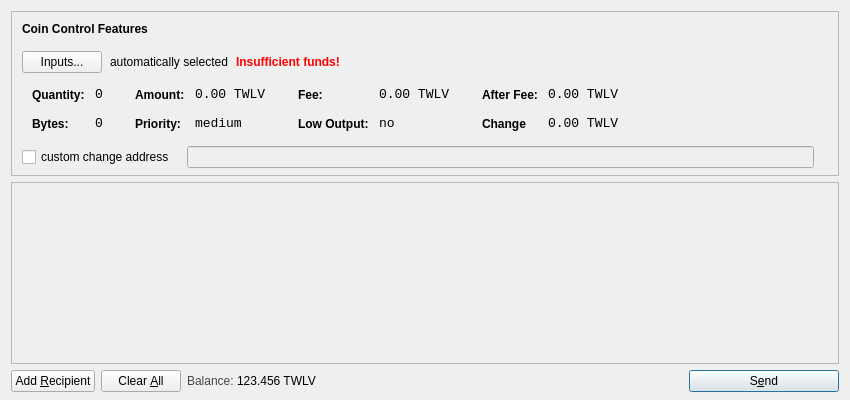
<?xml version="1.0" encoding="UTF-8"?>
<ui version="4.0">
 <class>SendCoinsDialog</class>
 <widget class="QDialog" name="SendCoinsDialog">
  <property name="geometry">
   <rect>
    <x>0</x>
    <y>0</y>
    <width>850</width>
    <height>400</height>
   </rect>
  </property>
  <property name="windowTitle">
   <string>Send Coins</string>
  </property>
  <layout class="QVBoxLayout" name="verticalLayout" stretch="0,1,0">
   <property name="bottomMargin">
    <number>8</number>
   </property>
   <item>
    <widget class="QFrame" name="frameCoinControl">
     <property name="sizePolicy">
      <sizepolicy hsizetype="Expanding" vsizetype="Expanding">
       <horstretch>0</horstretch>
       <verstretch>0</verstretch>
      </sizepolicy>
     </property>
     <property name="maximumSize">
      <size>
       <width>16777215</width>
       <height>16777215</height>
      </size>
     </property>
     <property name="frameShape">
      <enum>QFrame::StyledPanel</enum>
     </property>
     <property name="frameShadow">
      <enum>QFrame::Sunken</enum>
     </property>
     <layout class="QVBoxLayout" name="verticalLayoutCoinControl2">
      <property name="spacing">
       <number>6</number>
      </property>
      <property name="leftMargin">
       <number>0</number>
      </property>
      <property name="topMargin">
       <number>0</number>
      </property>
      <property name="rightMargin">
       <number>0</number>
      </property>
      <property name="bottomMargin">
       <number>6</number>
      </property>
      <item>
       <layout class="QVBoxLayout" name="verticalLayoutCoinControl" stretch="0,0,0,0,1">
        <property name="spacing">
         <number>0</number>
        </property>
        <property name="leftMargin">
         <number>10</number>
        </property>
        <property name="topMargin">
         <number>10</number>
        </property>
        <item>
         <layout class="QHBoxLayout" name="horizontalLayoutCoinControl1">
          <property name="bottomMargin">
           <number>15</number>
          </property>
          <item>
           <widget class="QLabel" name="labelCoinControlFeatures">
            <property name="sizePolicy">
             <sizepolicy hsizetype="Preferred" vsizetype="Maximum">
              <horstretch>0</horstretch>
              <verstretch>0</verstretch>
             </sizepolicy>
            </property>
            <property name="font">
             <font>
              <weight>75</weight>
              <bold>true</bold>
             </font>
            </property>
            <property name="styleSheet">
             <string notr="true">font-weight:bold;</string>
            </property>
            <property name="text">
             <string>Coin Control Features</string>
            </property>
           </widget>
          </item>
         </layout>
        </item>
        <item>
         <layout class="QHBoxLayout" name="horizontalLayoutCoinControl2" stretch="0,0,0,0">
          <property name="spacing">
           <number>8</number>
          </property>
          <property name="bottomMargin">
           <number>10</number>
          </property>
          <item>
           <widget class="QPushButton" name="pushButtonCoinControl">
            <property name="styleSheet">
             <string notr="true"/>
            </property>
            <property name="text">
             <string>Inputs...</string>
            </property>
           </widget>
          </item>
          <item>
           <widget class="QLabel" name="labelCoinControlAutomaticallySelected">
            <property name="text">
             <string>automatically selected</string>
            </property>
            <property name="margin">
             <number>5</number>
            </property>
           </widget>
          </item>
          <item>
           <widget class="QLabel" name="labelCoinControlInsuffFunds">
            <property name="font">
             <font>
              <weight>75</weight>
              <bold>true</bold>
             </font>
            </property>
            <property name="styleSheet">
             <string notr="true">color:red;font-weight:bold;</string>
            </property>
            <property name="text">
             <string>Insufficient funds!</string>
            </property>
            <property name="margin">
             <number>5</number>
            </property>
           </widget>
          </item>
          <item>
           <spacer name="horizontalSpacerCoinControl">
            <property name="orientation">
             <enum>Qt::Horizontal</enum>
            </property>
            <property name="sizeHint" stdset="0">
             <size>
              <width>40</width>
              <height>1</height>
             </size>
            </property>
           </spacer>
          </item>
         </layout>
        </item>
        <item>
         <widget class="QWidget" name="widgetCoinControl" native="true">
          <property name="sizePolicy">
           <sizepolicy hsizetype="Preferred" vsizetype="Preferred">
            <horstretch>0</horstretch>
            <verstretch>0</verstretch>
           </sizepolicy>
          </property>
          <property name="minimumSize">
           <size>
            <width>0</width>
            <height>0</height>
           </size>
          </property>
          <property name="styleSheet">
           <string notr="true"/>
          </property>
          <layout class="QHBoxLayout" name="horizontalLayoutCoinControl5">
           <property name="margin">
            <number>0</number>
           </property>
           <item>
            <layout class="QHBoxLayout" name="horizontalLayoutCoinControl3" stretch="0,0,0,1">
             <property name="spacing">
              <number>20</number>
             </property>
             <property name="topMargin">
              <number>0</number>
             </property>
             <property name="bottomMargin">
              <number>10</number>
             </property>
             <item>
              <layout class="QFormLayout" name="formLayoutCoinControl1">
               <property name="horizontalSpacing">
                <number>10</number>
               </property>
               <property name="verticalSpacing">
                <number>14</number>
               </property>
               <property name="leftMargin">
                <number>10</number>
               </property>
               <property name="topMargin">
                <number>4</number>
               </property>
               <property name="rightMargin">
                <number>6</number>
               </property>
               <item row="0" column="0">
                <widget class="QLabel" name="labelCoinControlQuantityText">
                 <property name="styleSheet">
                  <string notr="true">font-weight:bold;</string>
                 </property>
                 <property name="text">
                  <string>Quantity:</string>
                 </property>
                 <property name="margin">
                  <number>0</number>
                 </property>
                </widget>
               </item>
               <item row="0" column="1">
                <widget class="QLabel" name="labelCoinControlQuantity">
                 <property name="font">
                  <font>
                   <family>Monospace</family>
                   <pointsize>10</pointsize>
                  </font>
                 </property>
                 <property name="cursor">
                  <cursorShape>IBeamCursor</cursorShape>
                 </property>
                 <property name="contextMenuPolicy">
                  <enum>Qt::ActionsContextMenu</enum>
                 </property>
                 <property name="text">
                  <string>0</string>
                 </property>
                 <property name="margin">
                  <number>0</number>
                 </property>
                 <property name="textInteractionFlags">
                  <set>Qt::LinksAccessibleByMouse|Qt::TextSelectableByKeyboard|Qt::TextSelectableByMouse</set>
                 </property>
                </widget>
               </item>
               <item row="1" column="0">
                <widget class="QLabel" name="labelCoinControlBytesText">
                 <property name="styleSheet">
                  <string notr="true">font-weight:bold;</string>
                 </property>
                 <property name="text">
                  <string>Bytes:</string>
                 </property>
                </widget>
               </item>
               <item row="1" column="1">
                <widget class="QLabel" name="labelCoinControlBytes">
                 <property name="font">
                  <font>
                   <family>Monospace</family>
                   <pointsize>10</pointsize>
                  </font>
                 </property>
                 <property name="cursor">
                  <cursorShape>IBeamCursor</cursorShape>
                 </property>
                 <property name="contextMenuPolicy">
                  <enum>Qt::ActionsContextMenu</enum>
                 </property>
                 <property name="text">
                  <string>0</string>
                 </property>
                 <property name="textInteractionFlags">
                  <set>Qt::LinksAccessibleByMouse|Qt::TextSelectableByKeyboard|Qt::TextSelectableByMouse</set>
                 </property>
                </widget>
               </item>
              </layout>
             </item>
             <item>
              <layout class="QFormLayout" name="formLayoutCoinControl2">
               <property name="horizontalSpacing">
                <number>10</number>
               </property>
               <property name="verticalSpacing">
                <number>14</number>
               </property>
               <property name="leftMargin">
                <number>6</number>
               </property>
               <property name="topMargin">
                <number>4</number>
               </property>
               <property name="rightMargin">
                <number>6</number>
               </property>
               <item row="0" column="0">
                <widget class="QLabel" name="labelCoinControlAmountText">
                 <property name="styleSheet">
                  <string notr="true">font-weight:bold;</string>
                 </property>
                 <property name="text">
                  <string>Amount:</string>
                 </property>
                 <property name="margin">
                  <number>0</number>
                 </property>
                </widget>
               </item>
               <item row="0" column="1">
                <widget class="QLabel" name="labelCoinControlAmount">
                 <property name="font">
                  <font>
                   <family>Monospace</family>
                   <pointsize>10</pointsize>
                  </font>
                 </property>
                 <property name="cursor">
                  <cursorShape>IBeamCursor</cursorShape>
                 </property>
                 <property name="contextMenuPolicy">
                  <enum>Qt::ActionsContextMenu</enum>
                 </property>
                 <property name="text">
                  <string>0.00 TWLV</string>
                 </property>
                 <property name="textInteractionFlags">
                  <set>Qt::LinksAccessibleByMouse|Qt::TextSelectableByKeyboard|Qt::TextSelectableByMouse</set>
                 </property>
                </widget>
               </item>
               <item row="1" column="0">
                <widget class="QLabel" name="labelCoinControlPriorityText">
                 <property name="styleSheet">
                  <string notr="true">font-weight:bold;</string>
                 </property>
                 <property name="text">
                  <string>Priority:</string>
                 </property>
                </widget>
               </item>
               <item row="1" column="1">
                <widget class="QLabel" name="labelCoinControlPriority">
                 <property name="font">
                  <font>
                   <family>Monospace</family>
                   <pointsize>10</pointsize>
                  </font>
                 </property>
                 <property name="cursor">
                  <cursorShape>IBeamCursor</cursorShape>
                 </property>
                 <property name="contextMenuPolicy">
                  <enum>Qt::ActionsContextMenu</enum>
                 </property>
                 <property name="text">
                  <string>medium</string>
                 </property>
                 <property name="textInteractionFlags">
                  <set>Qt::LinksAccessibleByMouse|Qt::TextSelectableByKeyboard|Qt::TextSelectableByMouse</set>
                 </property>
                </widget>
               </item>
              </layout>
             </item>
             <item>
              <layout class="QFormLayout" name="formLayoutCoinControl3">
               <property name="horizontalSpacing">
                <number>10</number>
               </property>
               <property name="verticalSpacing">
                <number>14</number>
               </property>
               <property name="leftMargin">
                <number>6</number>
               </property>
               <property name="topMargin">
                <number>4</number>
               </property>
               <property name="rightMargin">
                <number>6</number>
               </property>
               <item row="0" column="0">
                <widget class="QLabel" name="labelCoinControlFeeText">
                 <property name="styleSheet">
                  <string notr="true">font-weight:bold;</string>
                 </property>
                 <property name="text">
                  <string>Fee:</string>
                 </property>
                 <property name="margin">
                  <number>0</number>
                 </property>
                </widget>
               </item>
               <item row="0" column="1">
                <widget class="QLabel" name="labelCoinControlFee">
                 <property name="font">
                  <font>
                   <family>Monospace</family>
                   <pointsize>10</pointsize>
                  </font>
                 </property>
                 <property name="cursor">
                  <cursorShape>IBeamCursor</cursorShape>
                 </property>
                 <property name="contextMenuPolicy">
                  <enum>Qt::ActionsContextMenu</enum>
                 </property>
                 <property name="text">
                  <string>0.00 TWLV</string>
                 </property>
                 <property name="textInteractionFlags">
                  <set>Qt::LinksAccessibleByMouse|Qt::TextSelectableByKeyboard|Qt::TextSelectableByMouse</set>
                 </property>
                </widget>
               </item>
               <item row="1" column="0">
                <widget class="QLabel" name="labelCoinControlLowOutputText">
                 <property name="styleSheet">
                  <string notr="true">font-weight:bold;</string>
                 </property>
                 <property name="text">
                  <string>Low Output:</string>
                 </property>
                </widget>
               </item>
               <item row="1" column="1">
                <widget class="QLabel" name="labelCoinControlLowOutput">
                 <property name="font">
                  <font>
                   <family>Monospace</family>
                   <pointsize>10</pointsize>
                  </font>
                 </property>
                 <property name="cursor">
                  <cursorShape>IBeamCursor</cursorShape>
                 </property>
                 <property name="contextMenuPolicy">
                  <enum>Qt::ActionsContextMenu</enum>
                 </property>
                 <property name="text">
                  <string>no</string>
                 </property>
                 <property name="textInteractionFlags">
                  <set>Qt::LinksAccessibleByMouse|Qt::TextSelectableByKeyboard|Qt::TextSelectableByMouse</set>
                 </property>
                </widget>
               </item>
              </layout>
             </item>
             <item>
              <layout class="QFormLayout" name="formLayoutCoinControl4">
               <property name="horizontalSpacing">
                <number>10</number>
               </property>
               <property name="verticalSpacing">
                <number>14</number>
               </property>
               <property name="leftMargin">
                <number>6</number>
               </property>
               <property name="topMargin">
                <number>4</number>
               </property>
               <property name="rightMargin">
                <number>6</number>
               </property>
               <item row="0" column="0">
                <widget class="QLabel" name="labelCoinControlAfterFeeText">
                 <property name="styleSheet">
                  <string notr="true">font-weight:bold;</string>
                 </property>
                 <property name="text">
                  <string>After Fee:</string>
                 </property>
                 <property name="margin">
                  <number>0</number>
                 </property>
                </widget>
               </item>
               <item row="0" column="1">
                <widget class="QLabel" name="labelCoinControlAfterFee">
                 <property name="font">
                  <font>
                   <family>Monospace</family>
                   <pointsize>10</pointsize>
                  </font>
                 </property>
                 <property name="cursor">
                  <cursorShape>IBeamCursor</cursorShape>
                 </property>
                 <property name="contextMenuPolicy">
                  <enum>Qt::ActionsContextMenu</enum>
                 </property>
                 <property name="text">
                  <string>0.00 TWLV</string>
                 </property>
                 <property name="textInteractionFlags">
                  <set>Qt::LinksAccessibleByMouse|Qt::TextSelectableByKeyboard|Qt::TextSelectableByMouse</set>
                 </property>
                </widget>
               </item>
               <item row="1" column="0">
                <widget class="QLabel" name="labelCoinControlChangeText">
                 <property name="styleSheet">
                  <string notr="true">font-weight:bold;</string>
                 </property>
                 <property name="text">
                  <string>Change</string>
                 </property>
                </widget>
               </item>
               <item row="1" column="1">
                <widget class="QLabel" name="labelCoinControlChange">
                 <property name="font">
                  <font>
                   <family>Monospace</family>
                   <pointsize>10</pointsize>
                  </font>
                 </property>
                 <property name="cursor">
                  <cursorShape>IBeamCursor</cursorShape>
                 </property>
                 <property name="contextMenuPolicy">
                  <enum>Qt::ActionsContextMenu</enum>
                 </property>
                 <property name="text">
                  <string>0.00 TWLV</string>
                 </property>
                 <property name="textInteractionFlags">
                  <set>Qt::LinksAccessibleByMouse|Qt::TextSelectableByKeyboard|Qt::TextSelectableByMouse</set>
                 </property>
                </widget>
               </item>
              </layout>
             </item>
            </layout>
           </item>
          </layout>
         </widget>
        </item>
        <item>
         <layout class="QHBoxLayout" name="horizontalLayoutCoinControl4" stretch="0,0,0">
          <property name="spacing">
           <number>12</number>
          </property>
          <property name="sizeConstraint">
           <enum>QLayout::SetDefaultConstraint</enum>
          </property>
          <property name="topMargin">
           <number>5</number>
          </property>
          <property name="rightMargin">
           <number>5</number>
          </property>
          <item>
           <widget class="QCheckBox" name="checkBoxCoinControlChange">
            <property name="text">
             <string>custom change address</string>
            </property>
           </widget>
          </item>
          <item>
           <widget class="QLineEdit" name="lineEditCoinControlChange">
            <property name="enabled">
             <bool>false</bool>
            </property>
            <property name="sizePolicy">
             <sizepolicy hsizetype="Expanding" vsizetype="Fixed">
              <horstretch>0</horstretch>
              <verstretch>0</verstretch>
             </sizepolicy>
            </property>
           </widget>
          </item>
          <item>
           <widget class="QLabel" name="labelCoinControlChangeLabel">
            <property name="sizePolicy">
             <sizepolicy hsizetype="Preferred" vsizetype="Expanding">
              <horstretch>0</horstretch>
              <verstretch>0</verstretch>
             </sizepolicy>
            </property>
            <property name="minimumSize">
             <size>
              <width>0</width>
              <height>0</height>
             </size>
            </property>
            <property name="text">
             <string/>
            </property>
            <property name="margin">
             <number>3</number>
            </property>
           </widget>
          </item>
         </layout>
        </item>
        <item>
         <spacer name="verticalSpacerCoinControl">
          <property name="orientation">
           <enum>Qt::Vertical</enum>
          </property>
          <property name="sizeHint" stdset="0">
           <size>
            <width>800</width>
            <height>1</height>
           </size>
          </property>
         </spacer>
        </item>
       </layout>
      </item>
     </layout>
    </widget>
   </item>
   <item>
    <widget class="QScrollArea" name="scrollArea">
     <property name="widgetResizable">
      <bool>true</bool>
     </property>
     <widget class="QWidget" name="scrollAreaWidgetContents">
      <property name="geometry">
       <rect>
        <x>0</x>
        <y>0</y>
        <width>830</width>
        <height>156</height>
       </rect>
      </property>
      <layout class="QVBoxLayout" name="verticalLayout_2">
       <property name="margin">
        <number>0</number>
       </property>
       <item>
        <layout class="QVBoxLayout" name="entries">
         <property name="spacing">
          <number>6</number>
         </property>
        </layout>
       </item>
       <item>
        <spacer name="verticalSpacer">
         <property name="orientation">
          <enum>Qt::Vertical</enum>
         </property>
         <property name="sizeHint" stdset="0">
          <size>
           <width>20</width>
           <height>40</height>
          </size>
         </property>
        </spacer>
       </item>
      </layout>
     </widget>
    </widget>
   </item>
   <item>
    <layout class="QHBoxLayout" name="horizontalLayout">
     <item>
      <widget class="QPushButton" name="addButton">
       <property name="toolTip">
        <string>Send to multiple recipients at once</string>
       </property>
       <property name="text">
        <string>Add &amp;Recipient</string>
       </property>
       <property name="icon">
        <iconset resource="../bitcoin.qrc">
         <normaloff>:/icons/add</normaloff>:/icons/add</iconset>
       </property>
       <property name="autoDefault">
        <bool>false</bool>
       </property>
      </widget>
     </item>
     <item>
      <widget class="QPushButton" name="clearButton">
       <property name="sizePolicy">
        <sizepolicy hsizetype="Minimum" vsizetype="Fixed">
         <horstretch>0</horstretch>
         <verstretch>0</verstretch>
        </sizepolicy>
       </property>
       <property name="toolTip">
        <string>Remove all transaction fields</string>
       </property>
       <property name="text">
        <string>Clear &amp;All</string>
       </property>
       <property name="icon">
        <iconset resource="../bitcoin.qrc">
         <normaloff>:/icons/remove</normaloff>:/icons/remove</iconset>
       </property>
       <property name="autoRepeatDelay">
        <number>300</number>
       </property>
       <property name="autoDefault">
        <bool>false</bool>
       </property>
      </widget>
     </item>
     <item>
      <layout class="QHBoxLayout" name="horizontalLayout_2">
       <property name="spacing">
        <number>3</number>
       </property>
       <item>
        <widget class="QLabel" name="label">
         <property name="sizePolicy">
          <sizepolicy hsizetype="Preferred" vsizetype="Fixed">
           <horstretch>0</horstretch>
           <verstretch>0</verstretch>
          </sizepolicy>
         </property>
         <property name="styleSheet">
          <string notr="true">#label { color: #464747; }</string>
         </property>
         <property name="text">
          <string>Balance:</string>
         </property>
        </widget>
       </item>
       <item>
        <widget class="QLabel" name="labelBalance">
         <property name="sizePolicy">
          <sizepolicy hsizetype="Preferred" vsizetype="Fixed">
           <horstretch>0</horstretch>
           <verstretch>0</verstretch>
          </sizepolicy>
         </property>
         <property name="cursor">
          <cursorShape>IBeamCursor</cursorShape>
         </property>
         <property name="styleSheet">
          <string notr="true">#label { color: #464747; }</string>
         </property>
         <property name="text">
          <string>123.456 TWLV</string>
         </property>
         <property name="textInteractionFlags">
          <set>Qt::LinksAccessibleByMouse|Qt::TextSelectableByKeyboard|Qt::TextSelectableByMouse</set>
         </property>
        </widget>
       </item>
      </layout>
     </item>
     <item>
      <spacer name="horizontalSpacer">
       <property name="orientation">
        <enum>Qt::Horizontal</enum>
       </property>
       <property name="sizeHint" stdset="0">
        <size>
         <width>40</width>
         <height>20</height>
        </size>
       </property>
      </spacer>
     </item>
     <item>
      <widget class="QPushButton" name="sendButton">
       <property name="minimumSize">
        <size>
         <width>150</width>
         <height>0</height>
        </size>
       </property>
       <property name="toolTip">
        <string>Confirm the send action</string>
       </property>
       <property name="text">
        <string>S&amp;end</string>
       </property>
       <property name="icon">
        <iconset resource="../bitcoin.qrc">
         <normaloff>:/icons/send</normaloff>:/icons/send</iconset>
       </property>
       <property name="default">
        <bool>true</bool>
       </property>
      </widget>
     </item>
    </layout>
   </item>
  </layout>
 </widget>
 <resources>
  <include location="../bitcoin.qrc"/>
 </resources>
 <connections/>
</ui>
